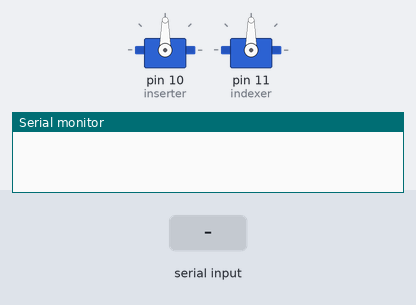
A sketch run on a simulated Arduino Uno, built with avr-gcc and run on an emulated ATmega328P. Parts: 2 × servo, the last lines printed to the serial monitor. The test bench sets the inputs (shaded band).

Above: at 1.2 s.
1.3 s: "a" received over Serial
At 2.6 s:
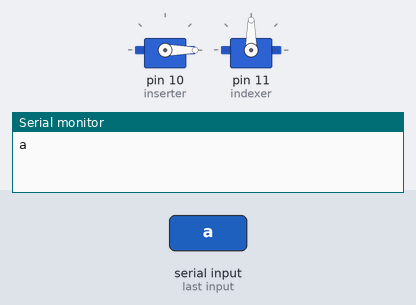
2.9 s: "30,150\n" received over Serial
At 4.0 s:
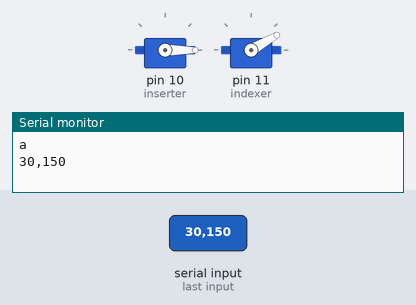
4.5 s: "5\n" received over Serial
At 5.1 s:
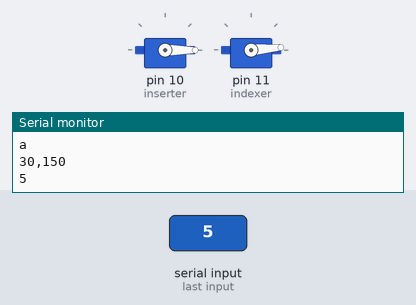
6.1 s: "200\n" received over Serial
At 7.4 s:
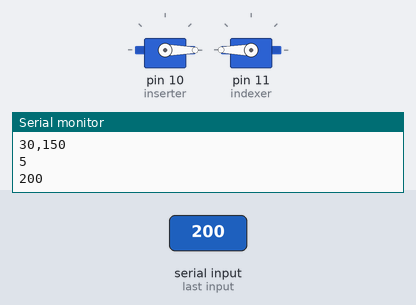
7.7 s: "90,45\n" received over Serial
At 8.8 s:
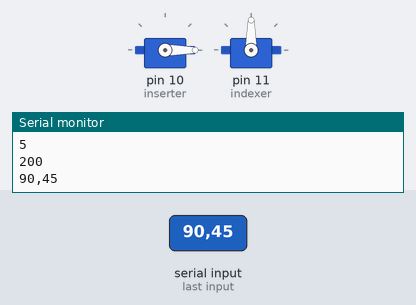
Timing chart, 0 to 10.3 s (numbered marks = the images above; inputs shaded):
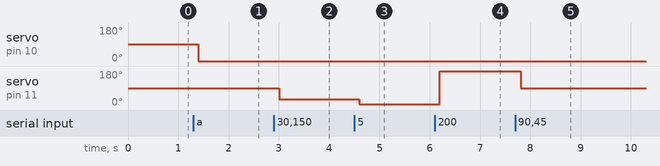

The sketch:

serial_indexing_tester.ino
```cpp
#include <Servo.h>

Servo inserter;
Servo indexer;

void setup() {
  // put your setup code here, to run once:
  inserter.attach(10);
  indexer.attach(11);
  Serial.begin(9600);
  Serial.setTimeout(100);
}

void loop() {
  // put your main code here, to run repeatedly:
  String s = Serial.readString();
  if(s != "") {
    if(s.substring(0,1) == "a")
      inserter.write(s.substring(1).toInt());
    else
      indexer.write(s.toInt());
  }
  Serial.println(s);
}
```

Measured:
- after the input at 1.3 s, servo on pin 10 (inserter): 90° → 0° after 0.10 s
- after the input at 2.9 s, servo on pin 11 (indexer): 90° → 30° after 0.11 s
- after the input at 4.5 s, servo on pin 11 (indexer): 30° → 5° after 0.10 s
- after the input at 6.1 s, servo on pin 11 (indexer): 5° → 180° after 0.10 s
- after the input at 7.7 s, servo on pin 11 (indexer): 180° → 90° after 0.11 s
